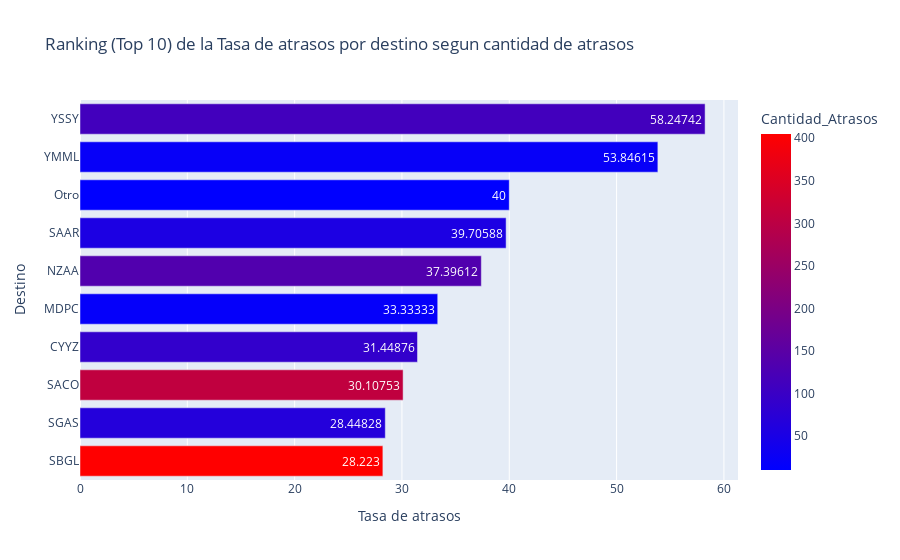

Notebook cell for this chart:
### Markdown cell above
### Grafíco de la tasa de atrasos por Destino

### Code cell
fig = px.bar(Destino_mayores.head(10).sort_values('Tasa de atrasos',ascending=True)
             , y ='Destino'
             , x ='Tasa de atrasos'
             , color_continuous_scale= 'Bluered'
             , color='Cantidad_Atrasos'
             , orientation= 'h'
             , title = 'Ranking (Top 10) de la Tasa de atrasos por destino segun cantidad de atrasos'
             , text_auto= True
             )
fig.show()

### Figure 1 — Plotly figure (JSON) as saved in the notebook; plotly's stock layout.template omitted (floating-point values rounded to 4 significant figures)
{"data": [{"alignmentgroup": "True", "hovertemplate": "Tasa de atrasos=%{x}<br>Destino=%{y}<br>Cantidad_Atrasos=%{marker.color}<extra></extra>", "legendgroup": "", "marker": {"color": [405, 66, 308, 89, 18, 135, 54, 10, 21, 113], "coloraxis": "coloraxis", "pattern": {"shape": ""}}, "name": "", "offsetgroup": "", "orientation": "h", "showlegend": false, "textposition": "auto", "texttemplate": "%{x}", "type": "bar", "x": [28.22, 28.45, 30.11, 31.45, 33.33, 37.4, 39.71, 40, 53.85, 58.25], "xaxis": "x", "y": ["SBGL", "SGAS", "SACO", "CYYZ", "MDPC", "NZAA", "SAAR", "Otro", "YMML", "YSSY"], "yaxis": "y"}], "layout": {"barmode": "relative", "coloraxis": {"colorbar": {"title": {"text": "Cantidad_Atrasos"}}, "colorscale": [[0, "rgb(0,0,255)"], [1, "rgb(255,0,0)"]]}, "legend": {"tracegroupgap": 0}, "title": {"text": "Ranking (Top 10) de la Tasa de atrasos por destino segun cantidad de atrasos"}, "xaxis": {"anchor": "y", "domain": [0, 1], "title": {"text": "Tasa de atrasos"}}, "yaxis": {"anchor": "x", "domain": [0, 1], "title": {"text": "Destino"}}}}
